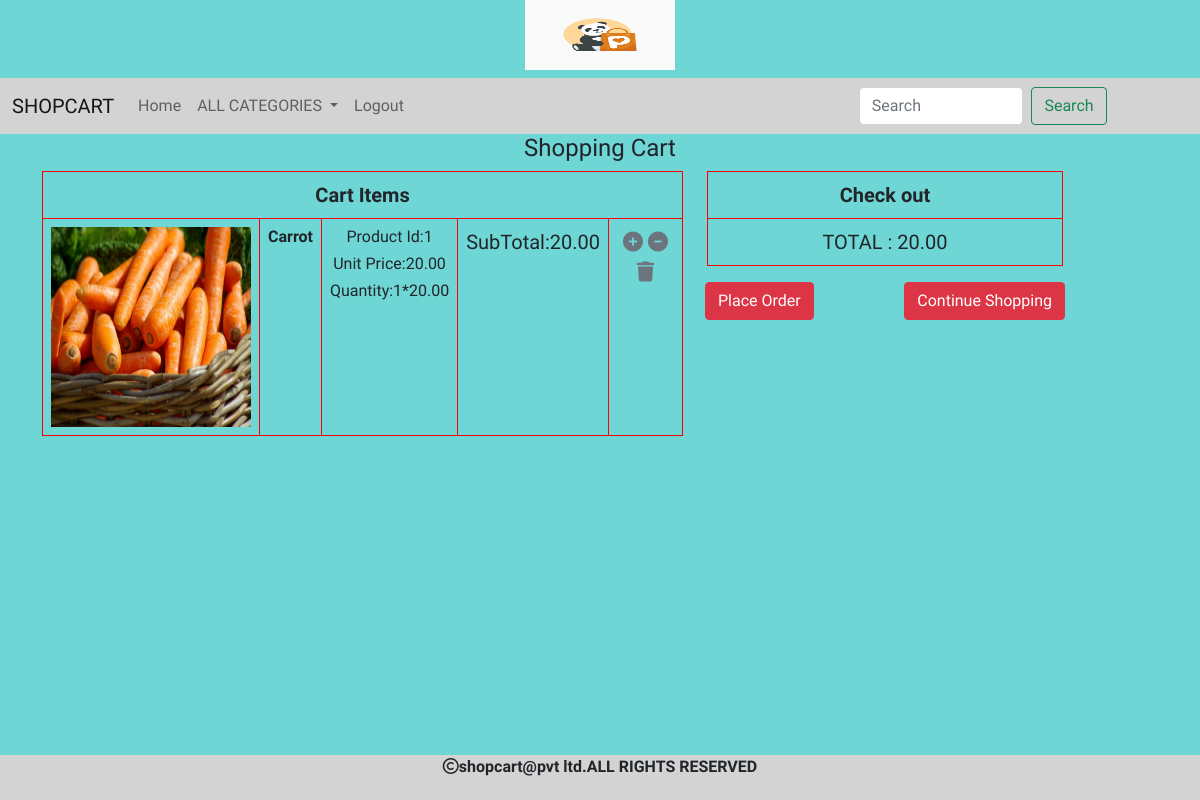
The app's page /cart/cartview (signed in) with its own data.
### cart/models.py (models this page shows, shortened)
class Cart(models.Model):
    product = models.ForeignKey(Product, on_delete=models.CASCADE)
    user = models.ForeignKey(User, on_delete=models.CASCADE)
    quantity = models.IntegerField()
    date_added = models.DateTimeField(auto_now_add=True)
    def subtotal(self):
        return self.quantity*self.product.price

### shop/models.py (models this page shows, shortened)
class Product(models.Model):
    name=models.CharField(max_length=20)
    desc=models.TextField()
    image=models.ImageField(upload_to="product",null=True,blank=True)
    price=models.DecimalField(max_digits=10,decimal_places=2)
    stock=models.IntegerField()
    available=models.BooleanField(default=True)
    created=models.DateTimeField(auto_now_add=True)
    updated=models.DateTimeField(auto_now=True)
    category = models.ForeignKey(Category, on_delete=models.CASCADE)

### cart/views.py (the view)
# urls.py: path('cartview',views.cartview,name="cartview"),
@login_required
def cartview(request):
    total=0
    u=request.user
    try:
        cart=Cart.objects.filter(user=u)
        for i in cart:
            total+=i.quantity*i.product.price
    except:
            pass
    return render(request,'cartview.html',{'c':cart,'total':total})

### cart/context_processors.py (called while the page is built)
def total_count(request):
    item_count=0
    u=request.user
    try:
        cart=Cart.objects.filter(user=u)
        for i in  cart:
            item_count+=i.quantity
    except:
        item_count=0
    return{'count':item_count}

### shop/context_processors.py (called while the page is built)
def menu_links(request):
    c=Category.objects.all()
    return{'links':c}

### templates/cartview.html
{% extends 'base.html' %}
{% load static %}
{% block content %}
<div class="container">
    <div class="row fs-5 text-center">
        <h4 class="text-center"> Shopping Cart</h4>
        <div class="col-7"><table class="table table-bordered">
            <tr><th colspan="5">Cart Items</th></tr>
        {% for i in c %}
            <tr><td>
                <img src="{{i.product.image.url}}" height="200px" width="200px">
            </td>
                <td> <h6><b>{{ i.product.name}}</b></h6></td>
            <td><h6>Product Id:{{i.product.id}}</h6>
            <h6>Unit Price:{{i.product.price}}</h6>
            <h6>Quantity:{{i.quantity}}*{{i.product.price}}</h6></td>
            <td>SubTotal:{{i.subtotal}}</td>
            <td>
            {% if i.product.stock > 0 %}
            <a href="{% url 'cart:addtocart' i.product.name %}"><i class="fa-solid fa-circle-plus text-secondary fs-5"></i></a>
            <a href="{% url 'cart:cart_remove' i.product.name %}" ><i class="fa-solid fa-circle-minus text-secondary fs-5"></i></a>
            <a href="{% url 'cart:full_remove' i.product.name %}"><i class="fa-solid fa-trash text-secondary fs-5"></i></a>
            {% else %}
            <a href="{% url 'cart:cart_remove' i.product.name %}" ><i class="fa-solid fa-circle-minus text-secondary fs-5"></i></a>
            <a href="{% url 'cart:full_remove' i.product.name %}"><i class="fa-solid fa-trash text-secondary fs-5"></i></a></td></tr>
            {% endif %}
            {% endfor  %}
        </table></div>
        <div class="col-4" style="position:relative;">
            <table class="table table-bordered">
            <tr><th colspan="6">Check out</th></tr>
            <tr><td>TOTAL : {{total}}</td> </tr></table>
            <a href=" {% url 'cart:orderform' %} " class="btn btn-danger" style="position:absolute;left:10px;" >Place Order</a>
            <a href="{% url 'shop:allcat' %} " class="btn btn-danger" style="position:absolute;right:10px;" >Continue Shopping</a>
        </div>
    </div>
</div>
{% endblock %}

### static/css/style.css (style rules this page uses)
body { background-color:#6fd6d6; font-family: 'Hind', sans-serif; font-weight:300px; font-style:normal; }
.table-bordered { border-color:red; border-width:3px; }

### records on screen
Cart: product.image (picture), product.name "Carrot", product.id "1", product.price "20.00", quantity "1", subtotal "20.00"

### other values on screen
{{ total }} "20.00"
